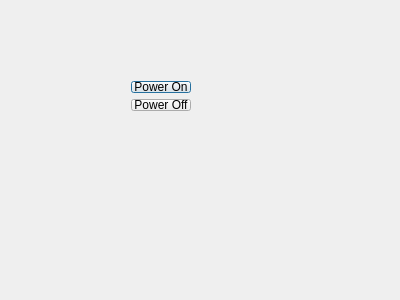
<?xml version="1.0" encoding="UTF-8"?>
<ui version="4.0">
 <class>Dialog</class>
 <widget class="QDialog" name="Dialog">
  <property name="geometry">
   <rect>
    <x>0</x>
    <y>0</y>
    <width>400</width>
    <height>300</height>
   </rect>
  </property>
  <property name="windowTitle">
   <string>Dialog</string>
  </property>
  <widget class="QWidget" name="">
   <property name="geometry">
    <rect>
     <x>120</x>
     <y>70</y>
     <width>82</width>
     <height>52</height>
    </rect>
   </property>
   <layout class="QVBoxLayout" name="verticalLayout">
    <item>
     <widget class="QPushButton" name="pushButton">
      <property name="text">
       <string>Power On</string>
      </property>
     </widget>
    </item>
    <item>
     <widget class="QPushButton" name="pushButton_2">
      <property name="text">
       <string>Power Off</string>
      </property>
     </widget>
    </item>
   </layout>
  </widget>
 </widget>
 <layoutdefault spacing="6" margin="11"/>
 <resources/>
 <connections/>
</ui>
